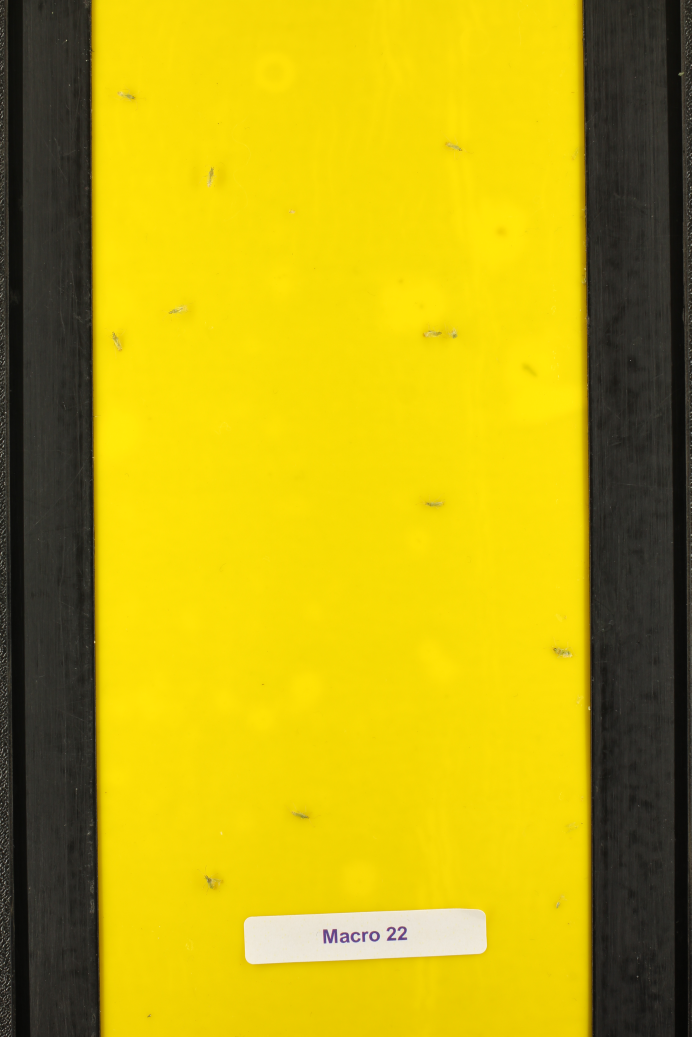
#> input picture assets/macro_test.jpg, 3456 x 5184 px (shown at 1/5 size); its folder holds only this picture in this run
$ python -i preprocessing.py   (imports and definitions only)
#> lines starting #> are read from the running program, lines starting #| are printed output that depends on the picture; after the words box and inside, x2 and y2 are one past the last pixel; in counts of white or black regions, pixels touching at a corner belong together
#> further down, picture is the input picture: shape (5184, 3456, 3); mean B, G, R 16.1, 167.5, 187.7
import cv2
import matplotlib.pyplot as plt
import numpy as np
import hsv_seperation as hsv


# [37 lines left out: functions extract_trap, hist_eq, not called in this run]


def remove_artefacts(img):
    # img=hist_eq(img)
    img_gs=cv2.cvtColor(img, cv2.COLOR_BGR2GRAY)
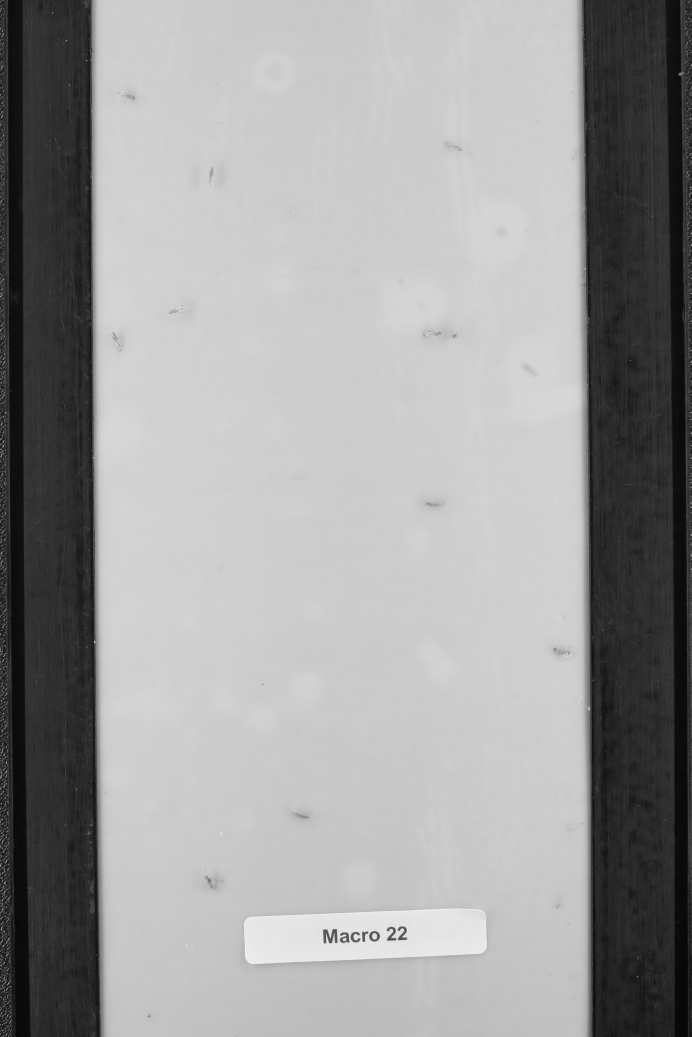
#> img_gs: shape (5184, 3456) (shown at 1/5 size); min 5, max 246, mean 156.3
    # plt.subplot(221)
    # plt.imshow(img_gs,'gray')
    img_gs=cv2.medianBlur(img_gs,15)
    # plt.subplot(222)
    # plt.imshow(img_gs,'gray')
    ret,thresh1 = cv2.threshold(img_gs,127,255,cv2.THRESH_BINARY)
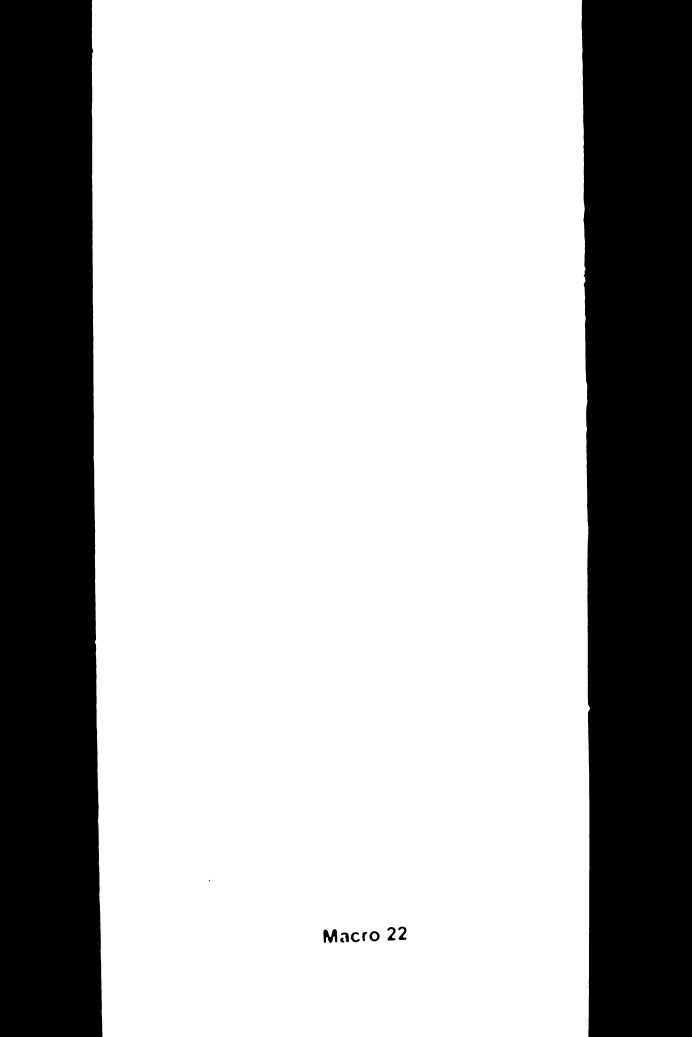
#> thresh1: shape (5184, 3456) (shown at 1/5 size); 71% white; 11 black regions, largest, box (x1, y1, x2, y2) and area: (2908, 0, 3456, 5184) 2711016, (0, 0, 512, 5184) 2473663, (1617, 4646, 1687, 4715) 3014
    img_copy=np.ones((thresh1.shape),dtype=thresh1.dtype)
    # ret2,thresh1 = cv2.threshold(img_gs,0,255,cv2.THRESH_BINARY+cv2.THRESH_OTSU)
    # plt.subplot(223)
    # plt.imshow(thresh1,'gray')
    kernel=cv2.getStructuringElement(cv2.MORPH_RECT,(41,41))
    thresh1_closing = cv2.morphologyEx(thresh1, cv2.MORPH_CLOSE, kernel)
#> thresh1_closing: shape (5184, 3456); 71.1% white; 2 black regions, box (x1, y1, x2, y2) and area: (2908, 0, 3456, 5184) 2709821, (0, 0, 512, 5184) 2472560
    thresh1_opening = cv2.morphologyEx(thresh1_closing, cv2.MORPH_OPEN, kernel)
#> thresh1_opening: shape (5184, 3456); 71.1% white; 2 black regions, box (x1, y1, x2, y2) and area: (2908, 0, 3456, 5184) 2710344, (0, 0, 512, 5184) 2472802
    # [4 lines of commented-out code are left out]

    ret,thresh2 = cv2.threshold(img_gs,210,255,cv2.THRESH_BINARY_INV) #205
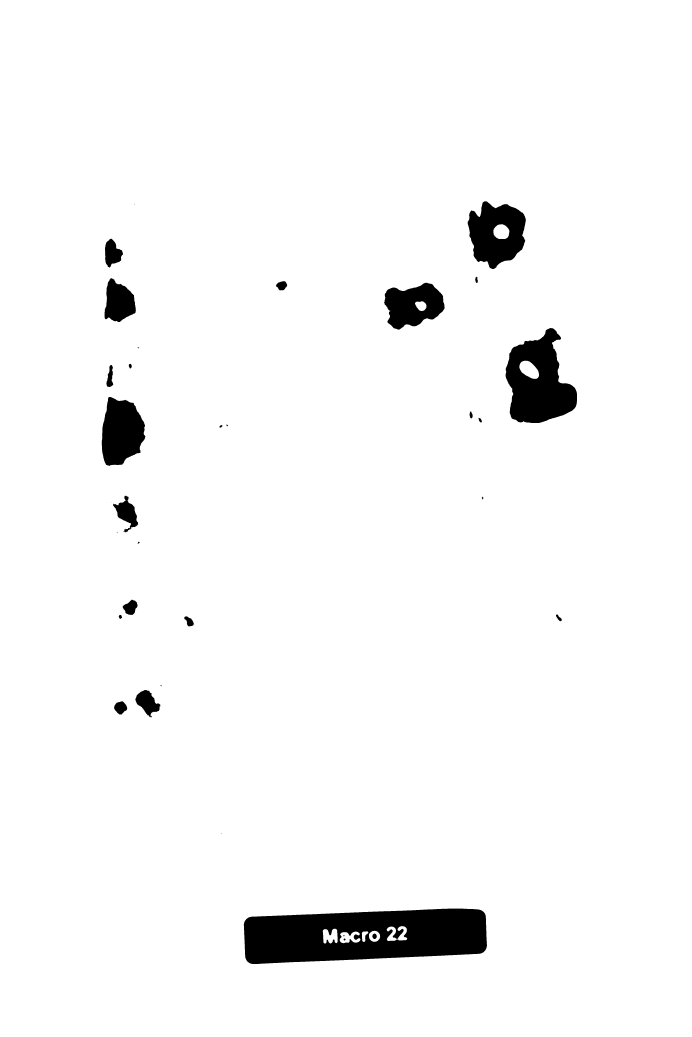
#> thresh2: shape (5184, 3456) (shown at 1/5 size); 96.6% white; 40 black regions (11 under 20 px), largest, box (x1, y1, x2, y2) and area: (1219, 4543, 2435, 4820) 265865, (2528, 1640, 2885, 2115) 105504, (2338, 1006, 2629, 1345) 65498
    thresh2_closing = cv2.morphologyEx(thresh2, cv2.MORPH_CLOSE, kernel)
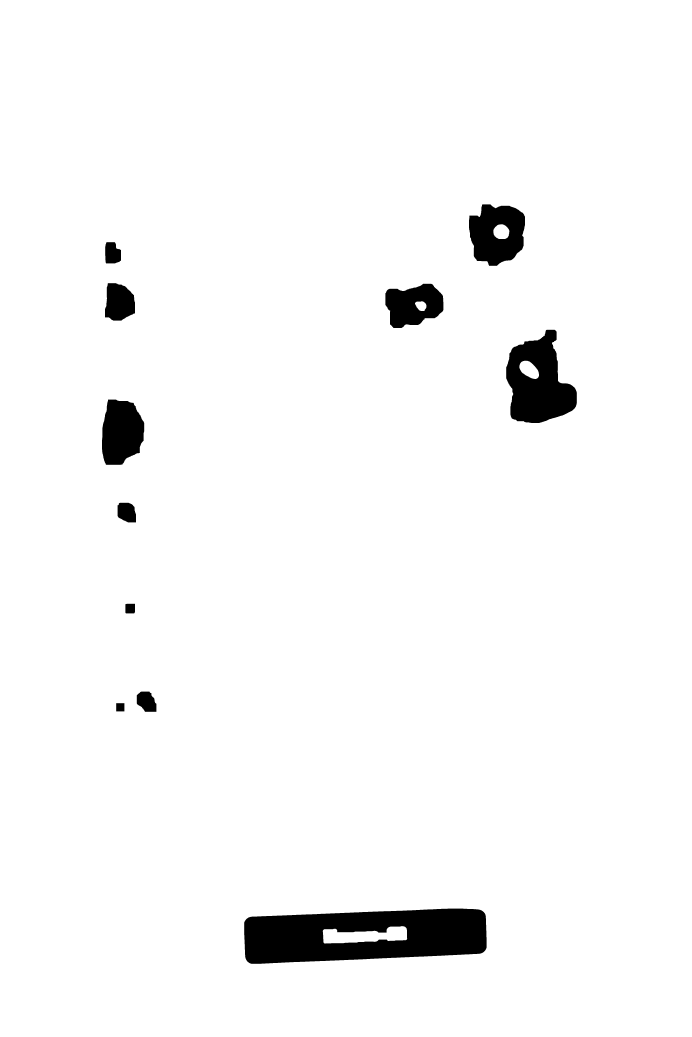
#> thresh2_closing: shape (5184, 3456) (shown at 1/5 size); 96.8% white; 11 black regions, largest, box (x1, y1, x2, y2) and area: (1221, 4543, 2433, 4819) 257207, (2531, 1649, 2884, 2115) 103977, (2345, 1022, 2625, 1329) 63023
    thresh2_opening = cv2.morphologyEx(thresh2_closing, cv2.MORPH_OPEN, kernel)
#> thresh2_opening: shape (5184, 3456); 96.8% white; 11 black regions, largest, box (x1, y1, x2, y2) and area: (1221, 4543, 2433, 4819) 258931, (2531, 1649, 2884, 2115) 105415, (2345, 1022, 2625, 1329) 63941

    aretefact_mask=cv2.bitwise_and(thresh1,thresh2_opening)
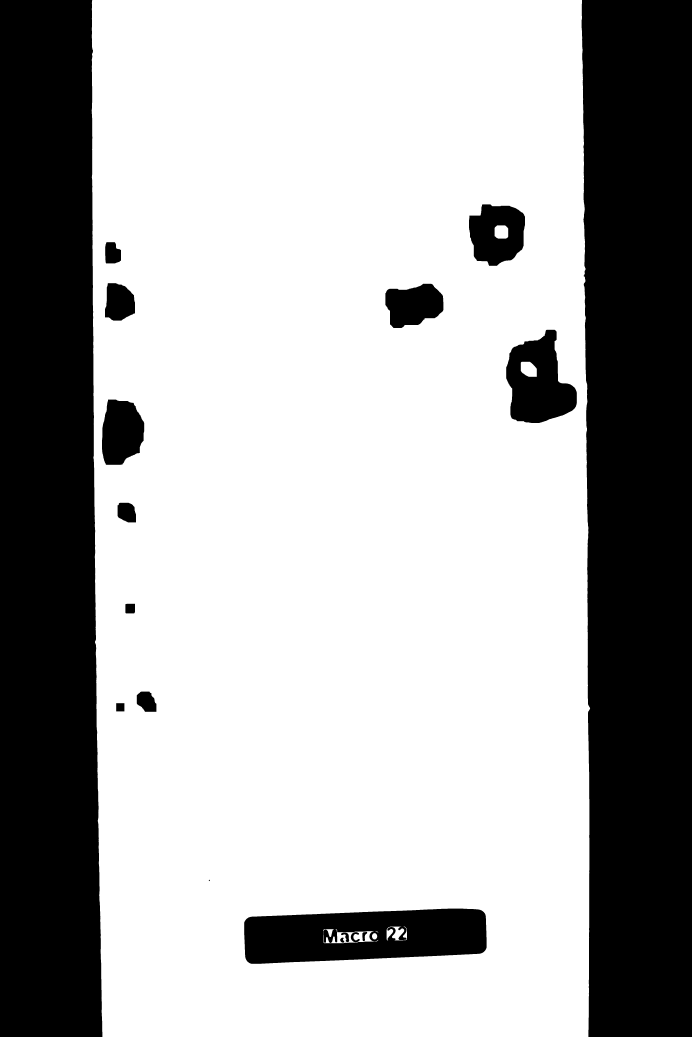
#> aretefact_mask: shape (5184, 3456) (shown at 1/5 size); 67.8% white; 18 black regions, largest, box (x1, y1, x2, y2) and area: (2908, 0, 3456, 5184) 2711016, (0, 0, 512, 5184) 2473663, (1221, 4543, 2433, 4819) 265981
    aretefact_mask=cv2.bitwise_not(aretefact_mask)
#> aretefact_mask: shape (5184, 3456); 32.2% white; 18 white regions

    # plt.imshow(aretefact_mask,'gray')
    # plt.show()
    contours, hierarchy = cv2.findContours(aretefact_mask, cv2.RETR_TREE, cv2.CHAIN_APPROX_SIMPLE)
#> contours = 24 contours, 1 with area under 20; largest, box (x1, y1, x2, y2) and area: (2908, 0, 3456, 5184) 2705297, (0, 0, 512, 5184) 2467994, (1221, 4543, 2433, 4819) 279998, (2531, 1649, 2884, 2115) 109702, (2345, 1022, 2625, 1329) 67619
    for cnt in contours:
        x,y,w,h = cv2.boundingRect(cnt)
        cv2.rectangle(img_copy,(x,y),(x+w,y+h),(0,0,0),-1)
#> this loop made 24 passes
#> (x, y, w, h) on passes 1, 2, 3, 4, 5, 6, 7, 8, 9, 10, 12, 13: (1221, 4543, 1212, 276), (1859, 4665, 28, 33), (1875, 4655, 17, 10), (1615, 4645, 277, 72), (1701, 4688, 20, 25), (1705, 4663, 41, 48), (1754, 4661, 45, 50), (1812, 4659, 24, 47), (1932, 4632, 104, 71), (1042, 4399, 8, 7), (684, 3458, 98, 101), (627, 3019, 48, 48)
#> (cnt, x, y, w, h) on pass 11: ([[581, 3516], [581, 3556], [621, 3556], [621, 3516]], 581, 3516, 41, 41)
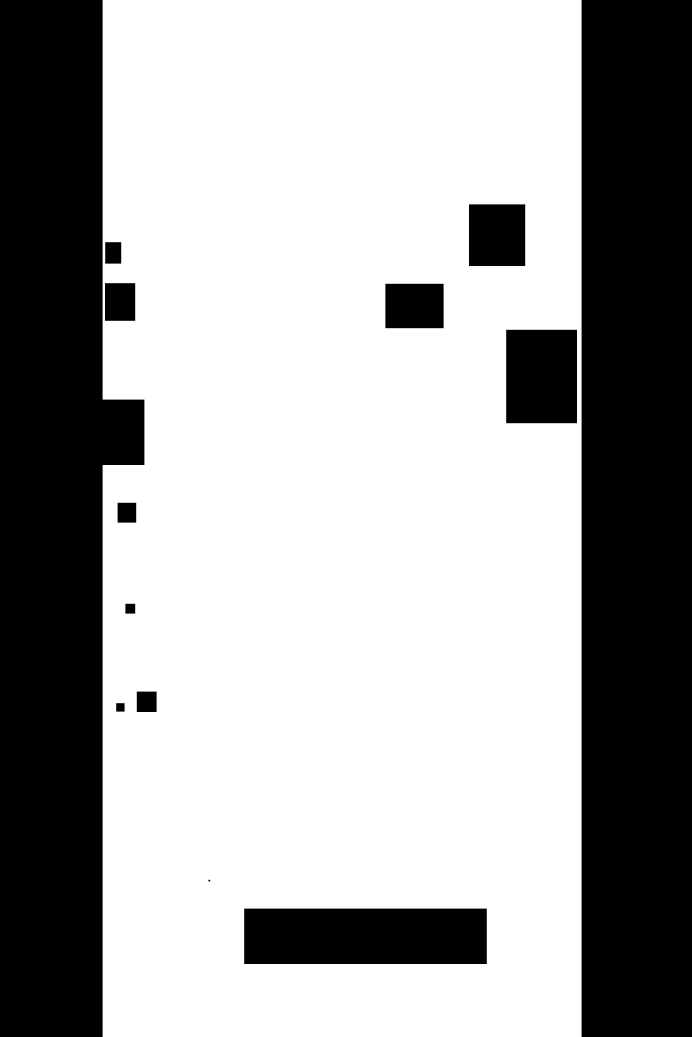
#> img_copy: shape (5184, 3456) (shown at 1/5 size); values 0 (black) and 1 (white), 64.9% white; 13 black regions, largest, box (x1, y1, x2, y2) and area: (2908, 0, 3456, 5184) 2840832, (0, 0, 722, 5184) 2727735, (1221, 4543, 2434, 4820) 336001

    # [7 lines of commented-out code are left out]

    print(aretefact_mask.shape,img_copy.shape)
#| (5184, 3456) (5184, 3456)
    return img_copy

# [21 lines left out: function remove_unkown_class, not called in this run]


# [27 lines of commented-out code are left out]

>>> import cv2
>>> picture = cv2.imread('assets/macro_test.jpg')
>>> result = remove_artefacts(picture)

$ run again, on assets/mix_2.jpg
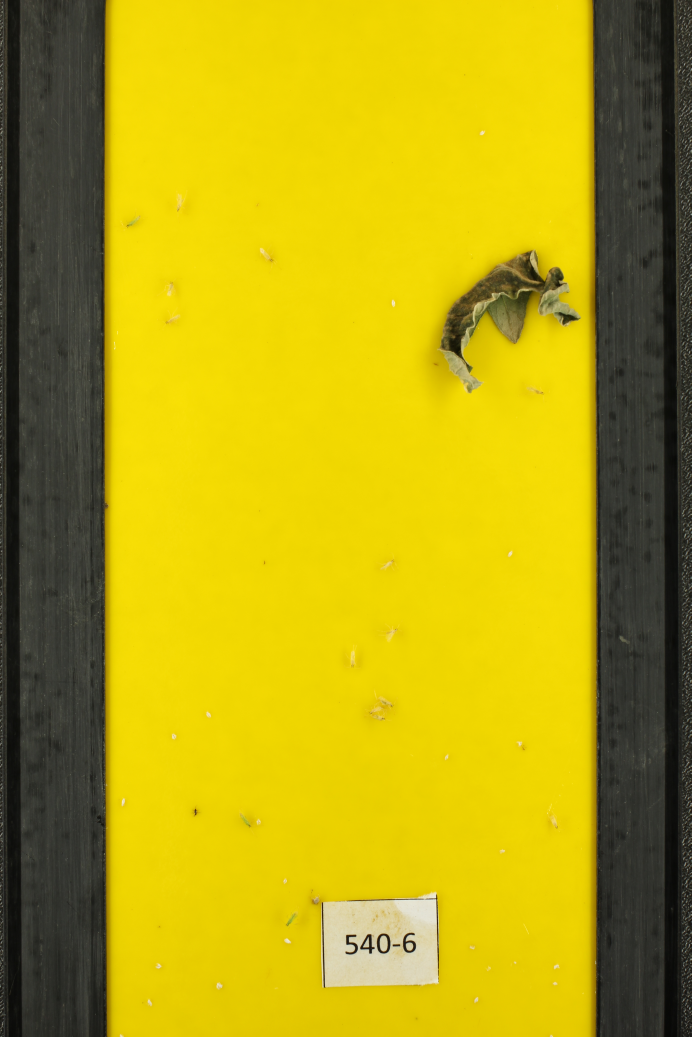
#> input picture assets/mix_2.jpg, 3456 x 5184 px (shown at 1/5 size)
#> picture is the input picture: shape (5184, 3456, 3); mean B, G, R 16.7, 164.1, 181.6
#> in remove_artefacts, `ret,thresh1 = cv2.threshold(img_gs,127,255,cv2.THRESH_BINARY)`:
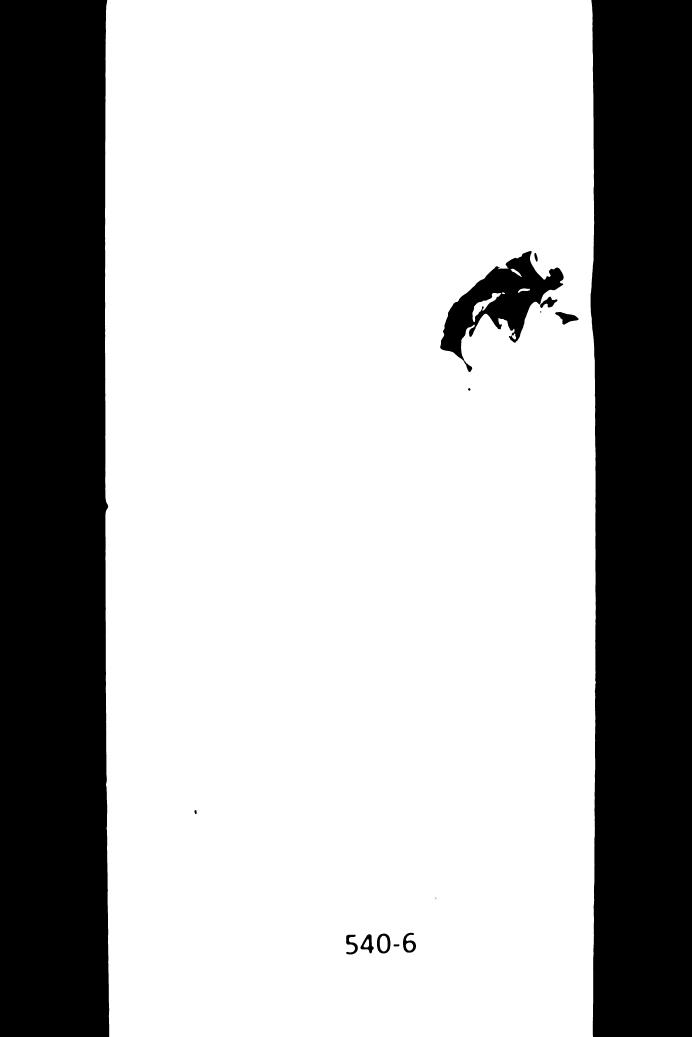
#> thresh1: shape (5184, 3456) (shown at 1/5 size); 69.8% white; 15 black regions (1 under 20 px), largest, box (x1, y1, x2, y2) and area: (0, 0, 546, 5184) 2750307, (2953, 0, 3456, 5184) 2514717, (2201, 1255, 2818, 1860) 127155
#> thresh1_closing: shape (5184, 3456); 70% white; 3 black regions, box (x1, y1, x2, y2) and area: (0, 0, 546, 5184) 2749306, (2953, 0, 3456, 5184) 2513862, (2206, 1278, 2809, 1761) 114964
#> thresh1_opening: shape (5184, 3456); 70% white; 3 black regions, box (x1, y1, x2, y2) and area: (0, 0, 546, 5184) 2749432, (2953, 0, 3456, 5184) 2513958, (2206, 1278, 2809, 1761) 118654
#> thresh2: shape (5184, 3456); 99.4% white; 60 black regions (9 under 20 px), largest, box (x1, y1, x2, y2) and area: (1966, 4462, 2191, 4923) 60326, (1626, 4509, 1804, 4888) 27461, (1785, 4765, 1956, 4887) 6655
#> thresh2_closing: shape (5184, 3456); 99.7% white; 4 black regions, box (x1, y1, x2, y2) and area: (1984, 4475, 2183, 4675) 28257, (2015, 4721, 2183, 4912) 23986, (1650, 4707, 1725, 4766) 4162, (1650, 4628, 1695, 4671) 1935
#> thresh2_opening: shape (5184, 3456); 99.7% white; 3 black regions, box (x1, y1, x2, y2) and area: (1984, 4475, 2183, 4675) 28257, (2015, 4721, 2183, 4912) 24105, (1650, 4628, 1725, 4766) 7717
#> contours = 26 contours, 1 with area under 20; largest, box (x1, y1, x2, y2) and area: (0, 0, 546, 5184) 2744583, (2953, 0, 3456, 5184) 2509039, (2201, 1255, 2818, 1860) 132994, (1984, 4475, 2183, 4675) 27921, (2015, 4721, 2183, 4912) 23772
#> the loop in remove_artefacts, `for cnt in contours:` made 26 passes
#> (x, y, w, h) on passes 1 to 8: (2015, 4721, 168, 191), (1968, 4721, 29, 11), (1731, 4673, 58, 99), (1802, 4671, 67, 96), (1817, 4695, 29, 43), (1885, 4668, 67, 99), (1898, 4678, 41, 80), (2015, 4664, 65, 99)
#> after the loop in remove_artefacts, `for cnt in contours:`:
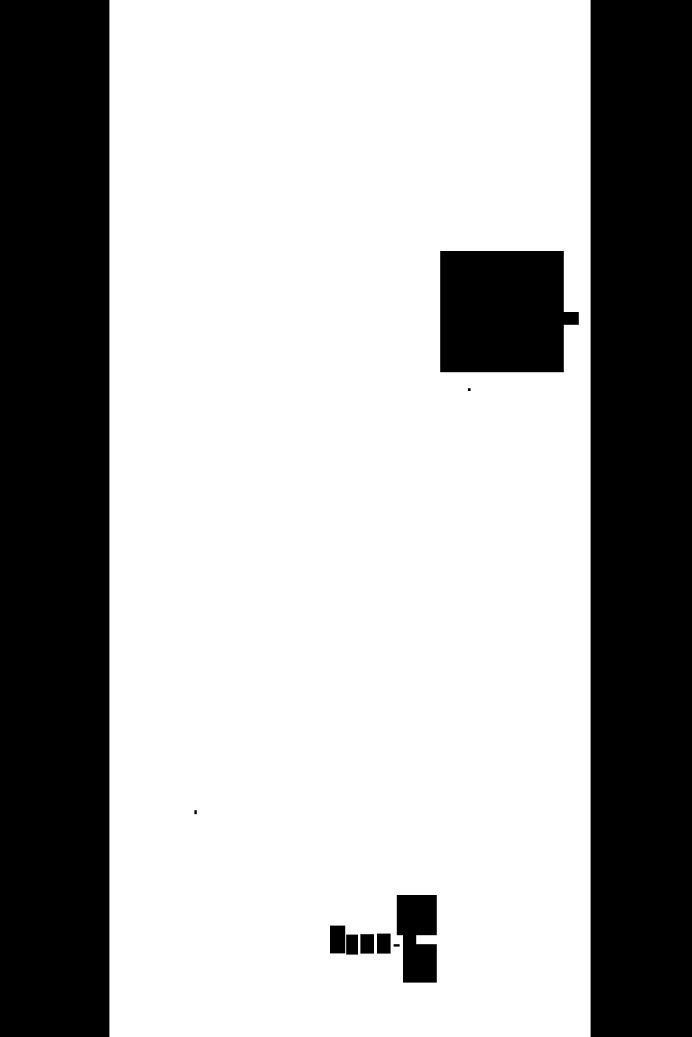
#> img_copy: shape (5184, 3456) (shown at 1/5 size); values 0 (black) and 1 (white), 66.9% white; 11 black regions, largest, box (x1, y1, x2, y2) and area: (0, 0, 547, 5184) 2835648, (2953, 0, 3456, 5184) 2607552, (2201, 1255, 2894, 1861) 379308
#| (5184, 3456) (5184, 3456)
